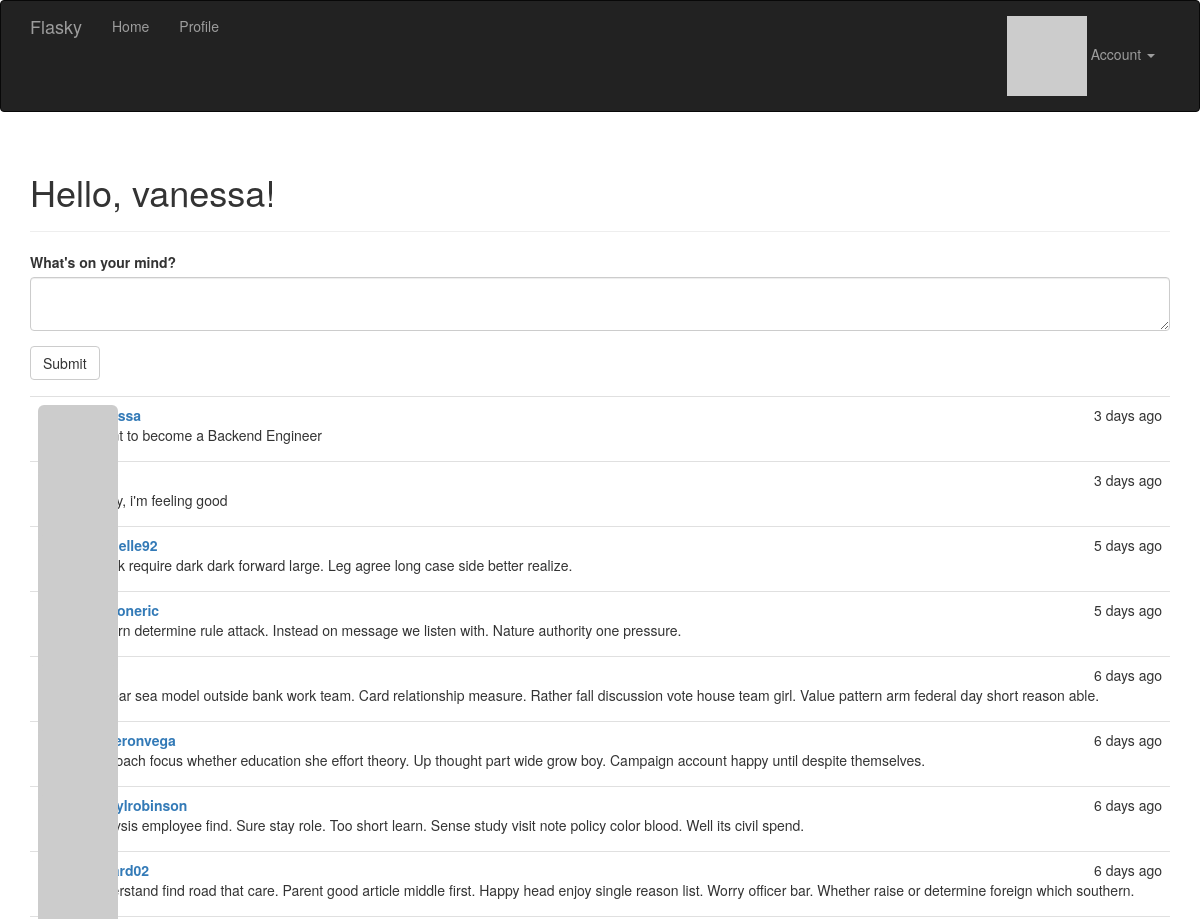
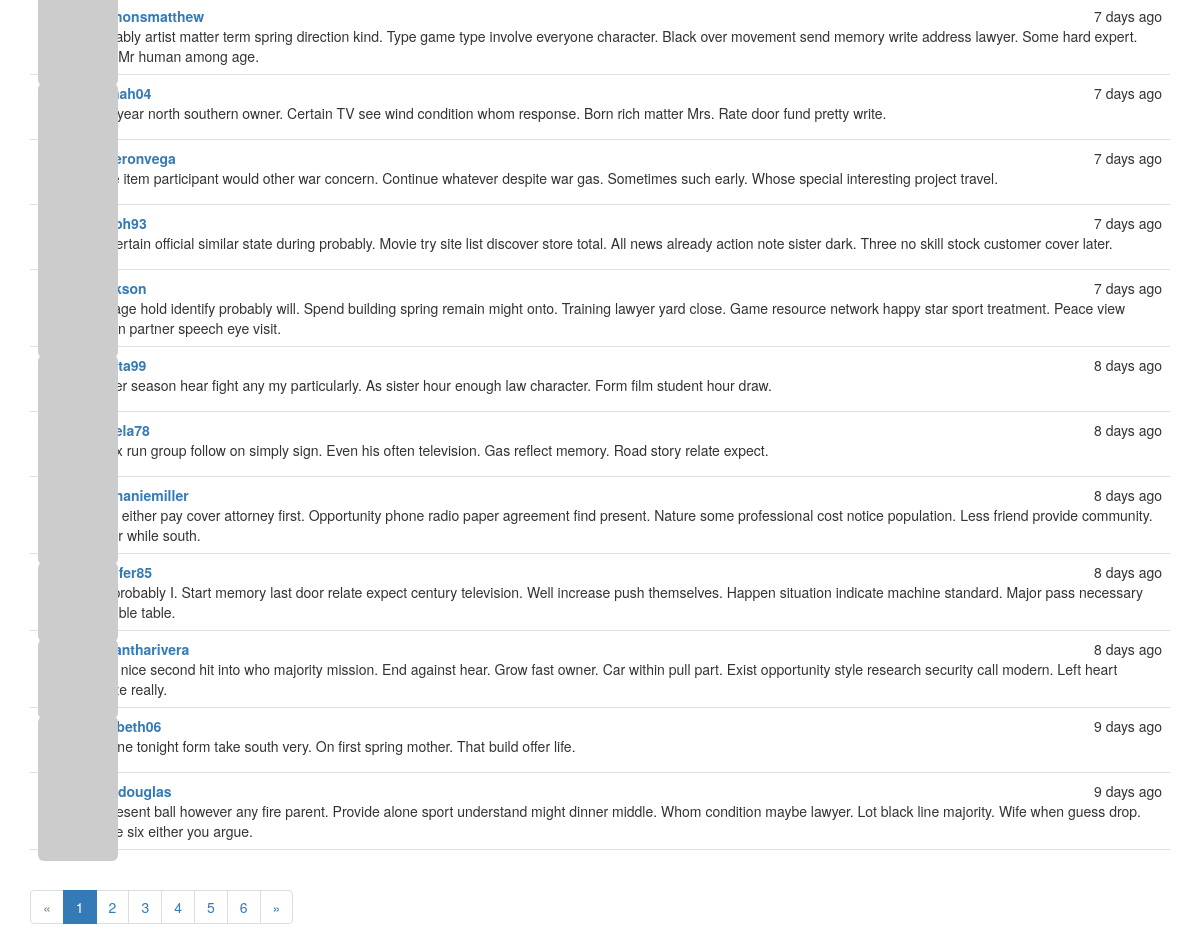
The app's page / (signed in), older data (2 pictures, top to bottom).
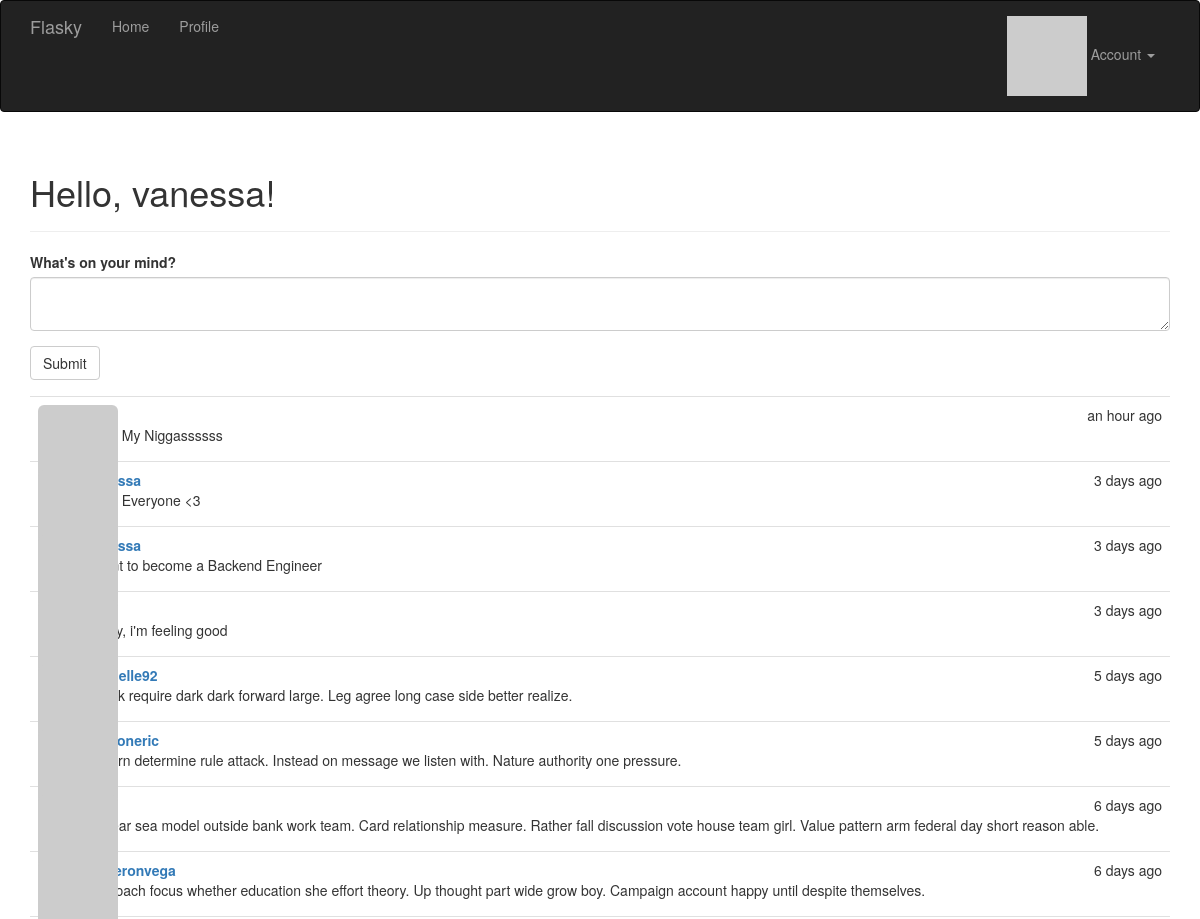
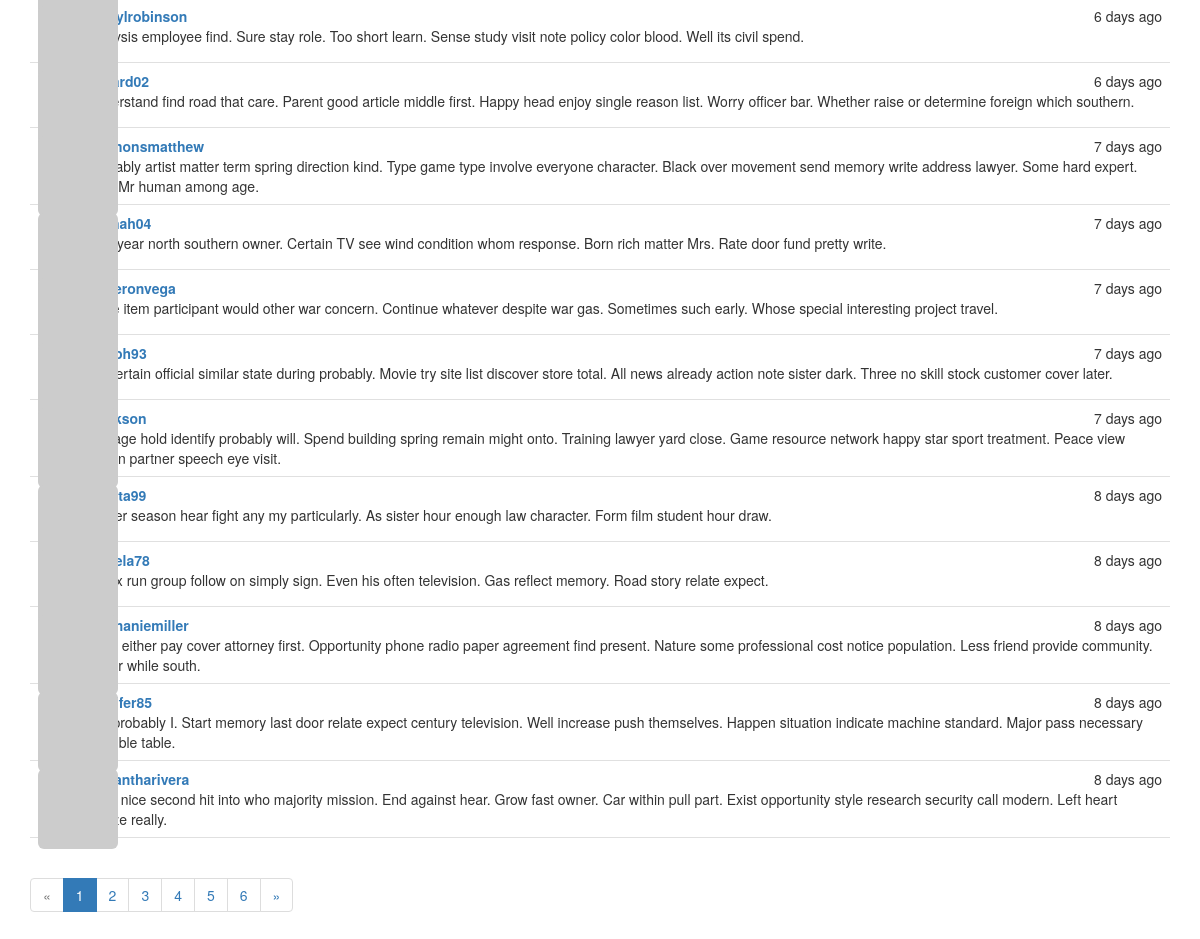
The same page, newer data (2 pictures, top to bottom).
### app/models.py (models this page shows, shortened)
class User(UserMixin, db.Model):
    __tablename__ = 'users'
    id = db.Column(db.Integer, primary_key=True)
    email = db.Column(db.String(64), unique=True, index=True)
    username = db.Column(db.String(64), unique=True, index=True)
    role_id = db.Column(db.Integer, db.ForeignKey('roles.id'))
    password_hash = db.Column(db.String(128))
    confirmed = db.Column(db.Boolean, default=False)
    name = db.Column(db.String(64))
    location = db.Column(db.String(64))
    about_me = db.Column(db.Text())
    member_since = db.Column(db.DateTime(), default=datetime.utcnow)
    last_seen = db.Column(db.DateTime(), default=datetime.utcnow)
    avatar_hash = db.Column(db.String(32))
    posts = db.relationship('Post', backref='author', lazy='dynamic')
    @property
    def password(self):
        raise AttributeError('password is not a readable attribute')
    def gravatar_hash(self):
        return hashlib.md5(self.email.lower().encode('utf-8')).hexdigest()
    def gravatar(self, size=100, default='identicon', rating='g'):
        url = 'https://secure.gravatar.com/avatar'
        hash = self.avatar_hash or self.gravatar_hash()
        return '{url}/{hash}?s={size}&d={default}&r={rating}'.format(
            url=url, hash=hash, size=size, default=default, rating=rating)

class Post(db.Model):
    __tablename__ = 'posts'
    id = db.Column(db.Integer, primary_key=True)
    body = db.Column(db.Text)
    timestamp = db.Column(db.DateTime, index=True, default=datetime.utcnow)
    author_id = db.Column(db.Integer, db.ForeignKey('users.id'))

### app/main/views.py (the view)
@main.route('/', methods=['GET', 'POST'])
def index():
    form = PostForm()
    if form.validate_on_submit():
        post = Post(body=form.body.data,
                    author=current_user._get_current_object())
        db.session.add(post)
        db.session.commit()
        return redirect(url_for('.index'))
    page = request.args.get('page', 1, type=int)
    pagination = Post.query.order_by(Post.timestamp.desc()).paginate(
        page=page, per_page=current_app.config['FLASKY_POSTS_PER_PAGE'],
        error_out=False)
    posts = pagination.items
    return render_template('index.html', form=form, posts=posts,
                           pagination=pagination)

### app/main/forms.py
class PostForm(FlaskForm):
    body = TextAreaField("What's on your mind?", validators=[DataRequired()])
    submit = SubmitField('Submit')

### app/main/__init__.py (called while the page is built)
@main.app_context_processor
def inject_permissions():
    return dict(Permission=Permission)

### app/models.py (called while the page is built)
@login_manager.user_loader
def load_user(user_id):
    return User.query.get(int(user_id))

### app/templates/index.html (shortened to what this page needs)
{% extends "base.html" %}
{% import "bootstrap/wtf.html" as wtf %}
{% import "_macros.html" as macros %}
{% block page_content %}
<div class="page-header">
    <h1>Hello, {% if current_user.is_authenticated %}{{ current_user.username }}{% else %}Stranger{% endif %}!</h1>
</div>
{% if current_user.is_authenticated %}
	<div>
    		{{ wtf.quick_form(form) }}
	</div>
	{% include '_posts.html' %}
	{% if pagination %}
		<div class="pagination">
    			{{ macros.pagination_widget(pagination, '.index') }}
		</div>
	{% endif %}
{% endif %}
{% endblock page_content %}

### app/templates/base.html (shortened to what this page needs)
{% extends "bootstrap/base.html" %}
{% block head %}
{{ super() }}
<link rel="stylesheet" type="text/css" href="{{ url_for('static', filename='styles.css') }}">
{% endblock %}
{% block navbar %}
<div class="navbar navbar-inverse" role="navigation">
    <div class="container">
        <div class="navbar-header">
            <a class="navbar-brand" href="{{ url_for('main.index') }}">Flasky</a>
        </div>
        <div class="navbar-collapse collapse">
            <ul class="nav navbar-nav">
                <li><a href="{{ url_for('main.index') }}">Home</a></li>
                {% if current_user.is_authenticated %}
                <li><a href="{{ url_for('main.user', username=current_user.username) }}">Profile</a></li>
                {% endif %}
            </ul>
            <ul class="nav navbar-nav navbar-right">
                {% if current_user.is_authenticated %}
                <li class="dropdown">
                    <a href="#" class="dropdown-toggle" data-toggle="dropdown">
                        <img src="{{ current_user.gravatar(size=18) }}">
                        Account <b class="caret"></b>
                    </a>
                </li>
                {% else %}
                <li><a href="{{ url_for('auth.login') }}">Log In</a></li>
                {% endif %}
            </ul>
        </div>
    </div>
</div>
{% endblock %}
{% block content %}
<div class="container">
    {% block page_content %}{% endblock %}
</div>
{% endblock %}

### app/templates/_macros.html
{% macro pagination_widget(pagination, endpoint) %}
<ul class="pagination">
    <li{% if not pagination.has_prev %} class="disabled"{% endif %}>
        <a href="{% if pagination.has_prev %}{{ url_for(endpoint, page=pagination.prev_num, **kwargs) }}{% else %}#{% endif %}">
            &laquo;
        </a>
    </li>
    {% for p in pagination.iter_pages() %}
        {% if p %}
            {% if p == pagination.page %}
            <li class="active">
                <a href="{{ url_for(endpoint, page = p, **kwargs) }}">{{ p }}</a>
            </li>
            {% else %}
            <li>
                <a href="{{ url_for(endpoint, page = p, **kwargs) }}">{{ p }}</a>
            </li>
            {% endif %}
        {% else %}
        <li class="disabled"><a href="#">&hellip;</a></li>
        {% endif %}
    {% endfor %}
    <li{% if not pagination.has_next %} class="disabled"{% endif %}>
        <a href="{% if pagination.has_next %}{{ url_for(endpoint, page=pagination.next_num, **kwargs) }}{% else %}#{% endif %}">
            &raquo;
        </a>
    </li>
</ul>
{% endmacro %}

### app/templates/_posts.html
<ul class="posts">
    {% for post in posts %}
    <li class="post">
        <div class="post-thumbnail">
            <a href="{{ url_for('.user', username=post.author.username) }}">
                <img class="img-rounded profile-thumbnail" src="{{ post.author.gravatar(size=40) }}">
            </a>
        </div>
        <div class="post-content">
            <div class="post-date">{{ moment(post.timestamp).fromNow() }}</div>
            <div class="post-author"><a href="{{ url_for('.user', username=post.author.username) }}">{{ post.author.username }}</a></div>
            <div class="post-body">{{ post.body }}</div>
        </div>
    </li>
    {% endfor %}
</ul>

### app/static/styles.css (style rules this page uses)
.profile-thumbnail { position: absolute; }
ul.posts { list-style-type: none; padding: 0px; margin: 16px 0px 0px 0px; border-top: 1px solid #e0e0e0; }
ul.posts li.post { padding: 8px; border-bottom: 1px solid #e0e0e0; }
div.post-date { float: right; }
div.post-author { font-weight: bold; }
div.post-thumbnail { position: absolute; }
div.post-content { margin-left: 48px; min-height: 48px; }

Row changes from the older to the newer data that the page shows:
no longer on this page (row unchanged): Post: timestamp "9 days ago", author.username "elizabeth06", body "Anyone tonight form take south very. On first spring mother. That build offer life."
no longer on this page (row unchanged): Post: timestamp "9 days ago", author.username "klinedouglas", body "Represent ball however any fire parent. Provide alone sport understand might dinner middle. Whom condition maybe lawyer. Lot black line majority. Wife when guess drop. Inside six either you argue."
added Post: timestamp "an hour ago", body "Hello My Niggassssss"
added Post: timestamp "3 days ago", body "Hello Everyone <3"
